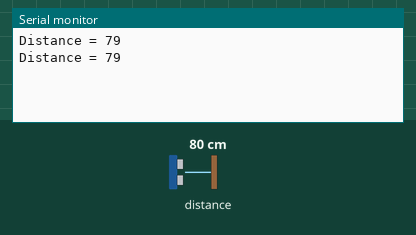
Recording of a sketch running on a simulated ESP8266 (NodeMCU). On the bench: the last lines printed to the serial monitor. Wiring (inferred from the names in the program): ultrasonic range finder: trigger GPIO 2; echo GPIO 0. The test bench sets the inputs (shaded band); at power-on: distance to the obstacle 80 cm. The echo pulse lasts 58.3 µs per cm; WiFi joins after 1.5 s; servers stay silent unless stated.

Above: at 3.0 s.
3.1 s: distance to the obstacle set to 2 cm
At 4.4 s:
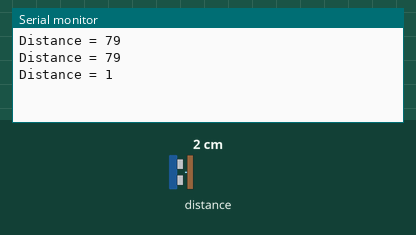
4.6 s: distance to the obstacle set to 4 cm
At 5.6 s:
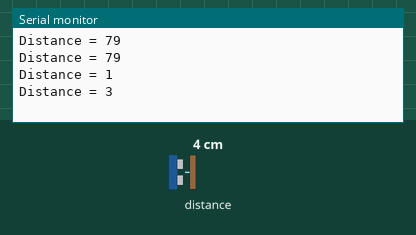
Timing chart, 0 to 7.6 s (numbered marks = the images above; inputs shaded):
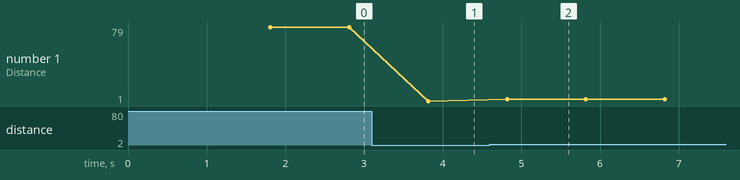

The sketch:

Blynk.ino
```cpp
// (licence header left out)
/* Comment this out to disable prints and save space */
#define BLYNK_PRINT Serial


#include <ESP8266WiFi.h>
#include <BlynkSimpleEsp8266.h>

// You should get Auth Token in the Blynk App.
// Go to the Project Settings (nut icon).
char auth[] = "PUKsnPHTYqW4iZkHfFAfZNz28F3pojXt";

// Your WiFi credentials.
// Set password to "" for open networks.
char ssid[] = "act_ravi";
char pass[] = "ganesha123";

const int trigP = 2;  //D4 Or GPIO-2 of nodemcu
const int echoP = 0;  //D3 Or GPIO-0 of nodemcu

long duration;
int distance;
int fill_level;

BlynkTimer timer;

// This function sends Arduino's up time every second to Virtual Pin (5).
// In the app, Widget's reading frequency should be set to PUSH. This means
// that you define how often to send data to Blynk App.
void myTimerEvent()
{
  // You can send any value at any time.
  // Please don't send more that 10 values per second.
  fill_level = (1-(distance-15.24)/101.6)*100;
  if(fill_level<0)
    fill_level=0;
  if(fill_level>100)
    fill_level=100;
  Blynk.virtualWrite(V5, millis() / 1000);
  Blynk.virtualWrite(V1, fill_level);
}

void setup()
{
  // Debug console
  Serial.begin(9600);

  Blynk.begin(auth, ssid, pass);
  pinMode(trigP, OUTPUT);  // Sets the trigPin as an Output
  pinMode(echoP, INPUT);   // Sets the echoPin as an Input
  // Setup a function to be called every second
  timer.setInterval(1000L, myTimerEvent);
}

void loop()
{
  digitalWrite(trigP, LOW);   // Makes trigPin low
  delayMicroseconds(2);       // 2 micro second delay

  digitalWrite(trigP, HIGH);  // tigPin high
  delayMicroseconds(10);      // trigPin high for 10 micro seconds
  digitalWrite(trigP, LOW);   // trigPin low

  duration = pulseIn(echoP, HIGH);   //Read echo pin, time in microseconds
  distance= duration*0.034/2;        //Calculating actual/real distance

  Serial.print("Distance = ");        //Output distance on arduino serial monitor
  Serial.println(distance);

  Blynk.run();
  timer.run(); // Initiates BlynkTimer

  delay(1000);
}
```

Measured:
- after the input at 3.1 s, the serial monitor: prints a new line after 0.72 s (image 1)
- after the input at 4.6 s, the serial monitor: prints a new line after 0.22 s (image 2)
- plotted number 1: 79 → 1 after the input at 3.1 s, 1 → 3 after the input at 4.6 s
